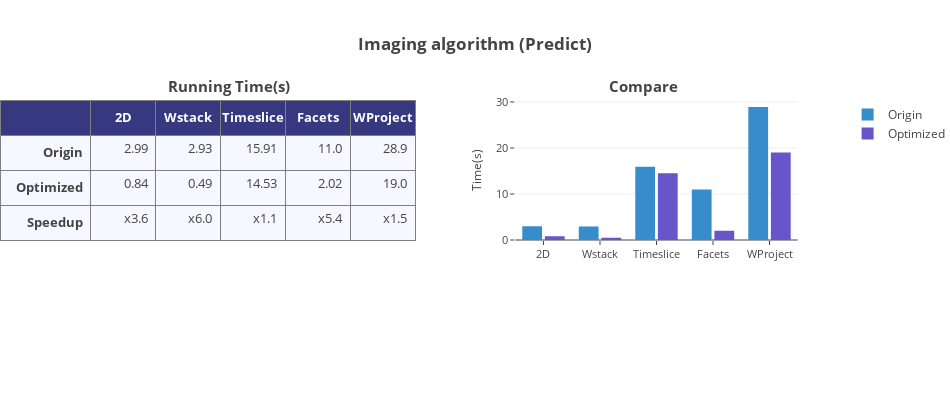
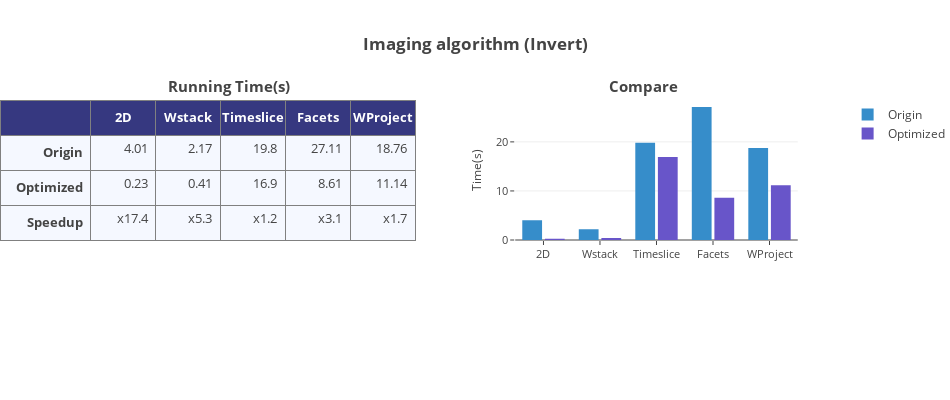

Notebook cell for these charts, in order:
### Code cell
# Imaging algorithm

# Predict

origin = np.around(time_pred_ori, decimals=2)
optimized = np.around(time_pred_opt, decimals=2)
columns = ['2D', 'Wstack', 'Timeslice', 'Facets', 'WProject']
fig_title = 'Imaging algorithm (Predict)'
show(origin, optimized, columns, fig_title)

# Invert
origin = np.around(time_inv_ori, decimals=2)
optimized = np.around(time_inv_opt, decimals=2)
columns = ['2D', 'Wstack', 'Timeslice', 'Facets', 'WProject']
fig_title = 'Imaging algorithm (Invert)'
show(origin, optimized, columns, fig_title)

### Figure 1 — Plotly figure (JSON) as saved in the notebook; plotly's stock layout.template omitted (floating-point values rounded to 4 significant figures)
{"data": [{"cells": {"align": ["right"], "fill": {"color": "#F5F8FF"}, "font": {"size": 13}, "height": 35, "values": [["<b>Origin", "<b>Optimized", "<b>Speedup"], ["2.99", "0.84", "x3.6"], ["2.93", "0.49", "x6.0"], ["15.91", "14.53", "x1.1"], ["11.0", "2.02", "x5.4"], ["28.9", "19.0", "x1.5"]]}, "columnwidth": [1.4, 1, 1, 1, 1, 1], "domain": {"x": [0, 0.5], "y": [0, 1]}, "header": {"align": ["center"], "fill": {"color": "rgb(54,56,128)"}, "font": {"color": "white", "size": 13}, "height": 35, "values": ["", "<b>2D", "<b>Wstack", "<b>Timeslice", "<b>Facets", "<b>WProject"]}, "type": "table"}, {"marker": {"color": "rgb(54,141,202)"}, "name": "Origin", "type": "bar", "width": 0.35, "x": ["2D", "Wstack", "Timeslice", "Facets", "WProject"], "y": ["2.99", "2.93", "15.91", "11.0", "28.9"]}, {"marker": {"color": "rgb(104,85,201)"}, "name": "Optimized", "type": "bar", "width": 0.35, "x": ["2D", "Wstack", "Timeslice", "Facets", "WProject"], "y": ["0.84", "0.49", "14.53", "2.02", "19.0"]}], "layout": {"annotations": [{"font": {"size": 15}, "showarrow": false, "text": "<b>Running Time(s)", "x": 0.2, "xanchor": "left", "xref": "paper", "y": 1.01, "yanchor": "bottom", "yref": "paper"}, {"font": {"size": 15}, "showarrow": false, "text": "<b>Compare", "x": 0.73, "xanchor": "left", "xref": "paper", "y": 1.01, "yanchor": "bottom", "yref": "paper"}], "autosize": false, "height": 400, "margin": {"b": 100, "l": 0, "r": 0, "t": 100}, "title": "<b>Imaging algorithm (Predict)", "width": 950, "xaxis": {"domain": [0.62, 0.96], "mirror": false, "showline": false, "tickfont": {"size": 11}, "ticklen": 4, "zeroline": true}, "yaxis": {"domain": [0.3, 1], "mirror": false, "showline": false, "tickfont": {"size": 11}, "ticklen": 4, "title": "Time(s)", "titlefont": {"size": 12}, "zeroline": true}}}

### Figure 2 — Plotly figure (JSON) as saved in the notebook; plotly's stock layout.template omitted (floating-point values rounded to 4 significant figures)
{"data": [{"cells": {"align": ["right"], "fill": {"color": "#F5F8FF"}, "font": {"size": 13}, "height": 35, "values": [["<b>Origin", "<b>Optimized", "<b>Speedup"], ["4.01", "0.23", "x17.4"], ["2.17", "0.41", "x5.3"], ["19.8", "16.9", "x1.2"], ["27.11", "8.61", "x3.1"], ["18.76", "11.14", "x1.7"]]}, "columnwidth": [1.4, 1, 1, 1, 1, 1], "domain": {"x": [0, 0.5], "y": [0, 1]}, "header": {"align": ["center"], "fill": {"color": "rgb(54,56,128)"}, "font": {"color": "white", "size": 13}, "height": 35, "values": ["", "<b>2D", "<b>Wstack", "<b>Timeslice", "<b>Facets", "<b>WProject"]}, "type": "table"}, {"marker": {"color": "rgb(54,141,202)"}, "name": "Origin", "type": "bar", "width": 0.35, "x": ["2D", "Wstack", "Timeslice", "Facets", "WProject"], "y": ["4.01", "2.17", "19.8", "27.11", "18.76"]}, {"marker": {"color": "rgb(104,85,201)"}, "name": "Optimized", "type": "bar", "width": 0.35, "x": ["2D", "Wstack", "Timeslice", "Facets", "WProject"], "y": ["0.23", "0.41", "16.9", "8.61", "11.14"]}], "layout": {"annotations": [{"font": {"size": 15}, "showarrow": false, "text": "<b>Running Time(s)", "x": 0.2, "xanchor": "left", "xref": "paper", "y": 1.01, "yanchor": "bottom", "yref": "paper"}, {"font": {"size": 15}, "showarrow": false, "text": "<b>Compare", "x": 0.73, "xanchor": "left", "xref": "paper", "y": 1.01, "yanchor": "bottom", "yref": "paper"}], "autosize": false, "height": 400, "margin": {"b": 100, "l": 0, "r": 0, "t": 100}, "title": "<b>Imaging algorithm (Invert)", "width": 950, "xaxis": {"domain": [0.62, 0.96], "mirror": false, "showline": false, "tickfont": {"size": 11}, "ticklen": 4, "zeroline": true}, "yaxis": {"domain": [0.3, 1], "mirror": false, "showline": false, "tickfont": {"size": 11}, "ticklen": 4, "title": "Time(s)", "titlefont": {"size": 12}, "zeroline": true}}}
